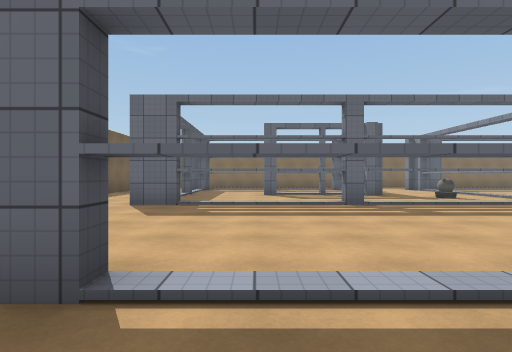
[1] (above)

19 first-person views from a walk through a 3-D level made in the Unity game engine. The camera is 1.3 m above the floor, looks level and sees 80° across. The floor is counted in squares, 2 m on a side. Each view is taken from the middle of a square. On the plan, view 1 faces up. The plan holds only what a view shows up to about 10 squares ahead; the rest is blank. The place goes on beyond the plan. The player character is not drawn. Some animated figures are left out. Some surface patterns are stand-ins.

[2]
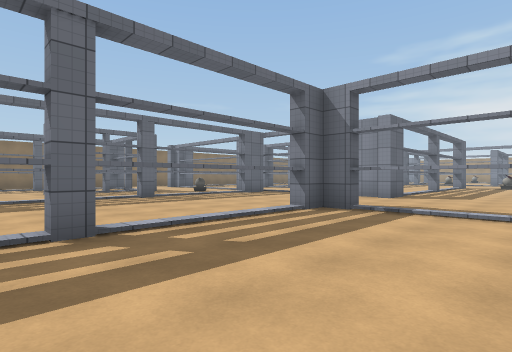

[3]
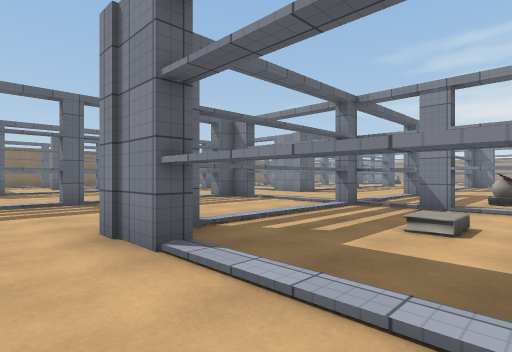

[4]
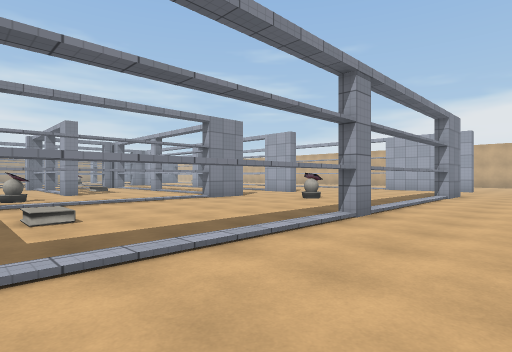

[5]
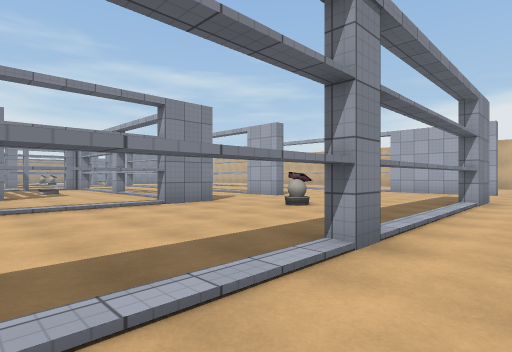

[6]
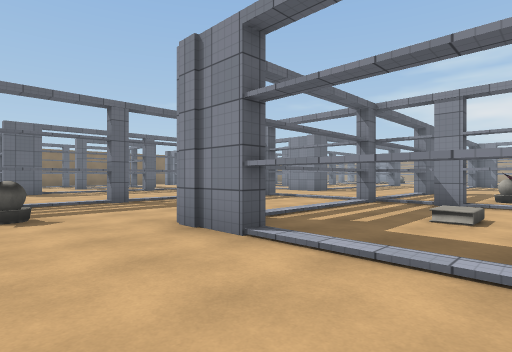

[7]
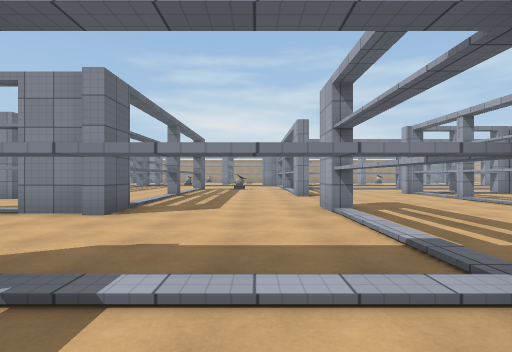

[8]
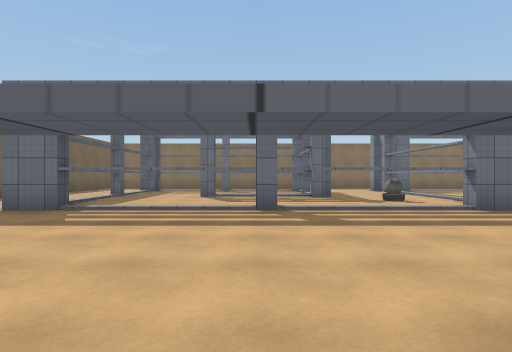

[9]
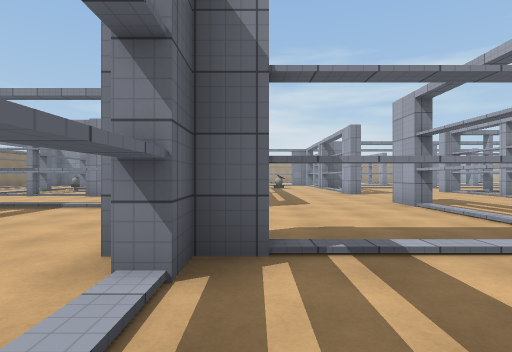

[10]
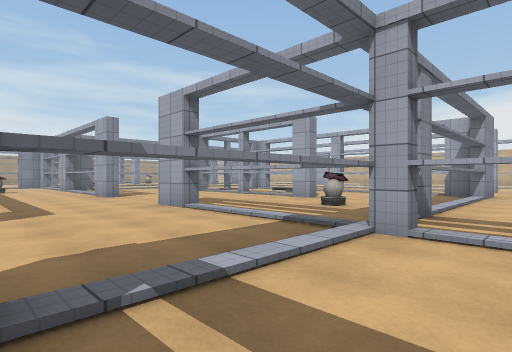

[11]
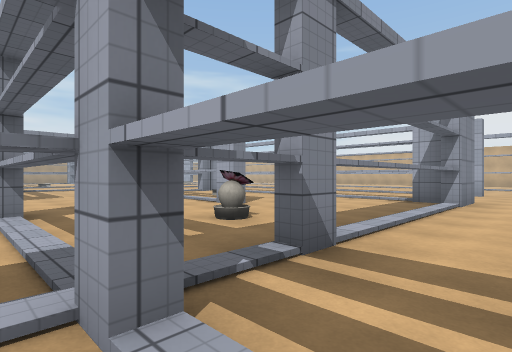

[12]
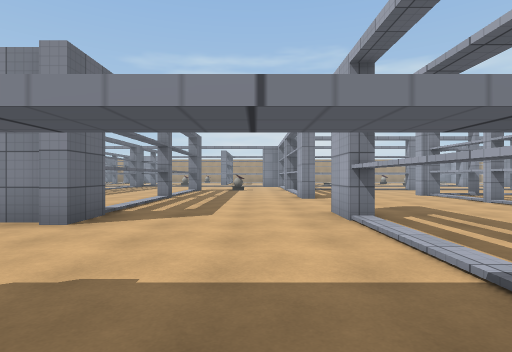

[13]
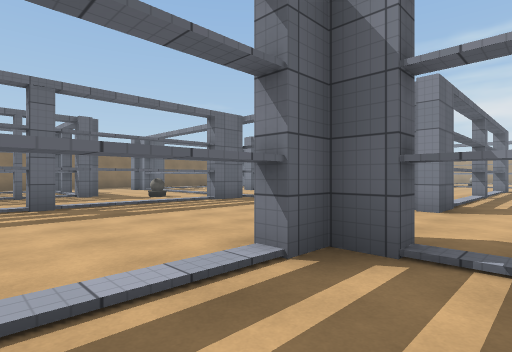

[14]
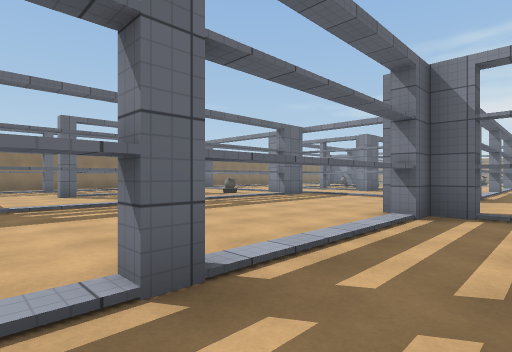

[15]
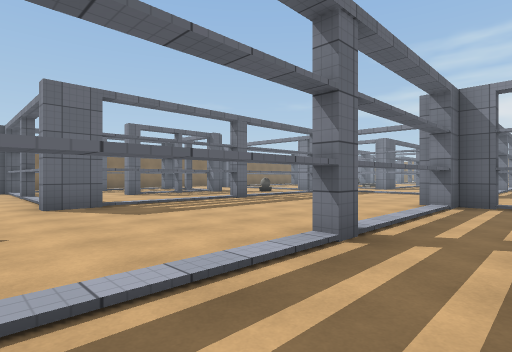

[16]
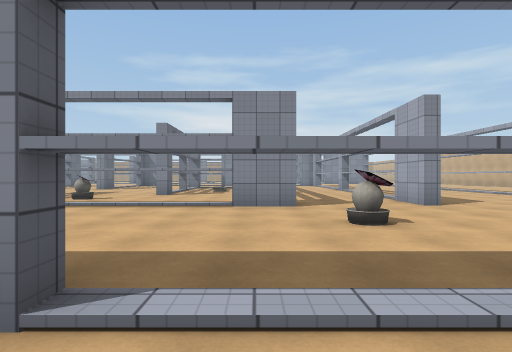

[17]
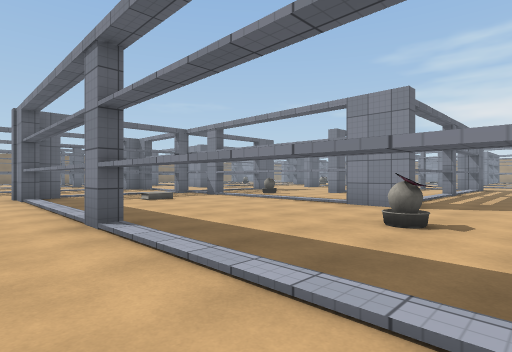

[18]
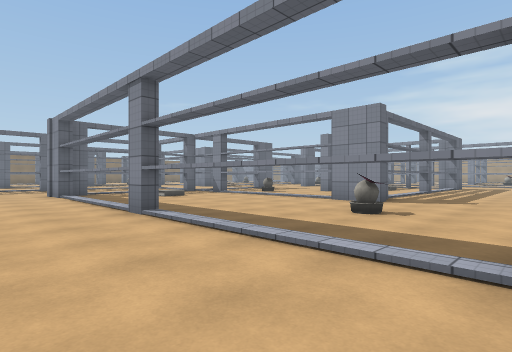

[19]
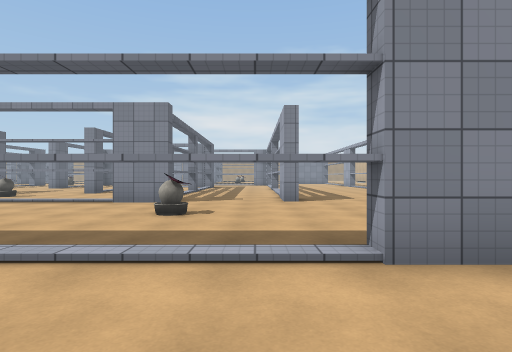

### Floor plan
Key: @ floor where view 1 was taken; # wall or solid block; x gap in a wall; . floor; T thing the floor can be seen under or through; O other object.
Columns run from 4 left of view 1 to 14 right of it. Each row starts with its distance up from view 1.
 12    ..
 11 ..x..####..#
 10 ..#........#
  9 ..#.......O#   #
  8 ..x........x ..#
  7  .TTTTxTTTxT ..#
  6  ..........T ..#
  5  ..........T ..
  4  ..........T..
  3 ............T  ..
  2 TTTxTTTT....TT##x
  1 .......T..........
  0 ....@...T..........
 -1 .O......T..........
 -2 ........T.........
 -3 ...TTTTTTTTTT...##
 -4 ...T....x.........
 -5 ..T..O..T.O.......
 -6 ..T.....T.........
 -7 ..T.....T...######
 -8 ..T.....T........
 -9 ........T.....
-10 ..T.....#### x
-11 ..T...........
-12 ..T..O........
-13 ..T..........
-14 ...T....#x##
-15  ..x.......

Where each view was taken, in squares from view 1:
view 1: 0 up, 0 right, facing up
view 2: 2 down, 2 left, facing up-right
view 3: 6 down, 3 left, facing up-right
view 4: 4 down, 4 left, facing down-right
view 5: 6 down, 3 left, facing down-right
view 6: 6 down, 4 left, facing up-right
view 7: 1 down, 2 right, facing right
view 8: 1 up, 2 right, facing up
view 9: 1 up, 1 right, facing right
view 10: 1 up, 2 right, facing down-right
view 11: 2 down, 2 right, facing down-right
view 12: 1 down, 3 right, facing right
view 13: 0 up, 1 right, facing up-right
view 14: 0 up, 2 left, facing up-right
view 15: 0 up, 4 left, facing up-right
view 16: 10 down, 3 left, facing right
view 17: 13 down, 3 left, facing up-right
view 18: 14 down, 4 left, facing up-right
view 19: 13 down, 4 left, facing right
